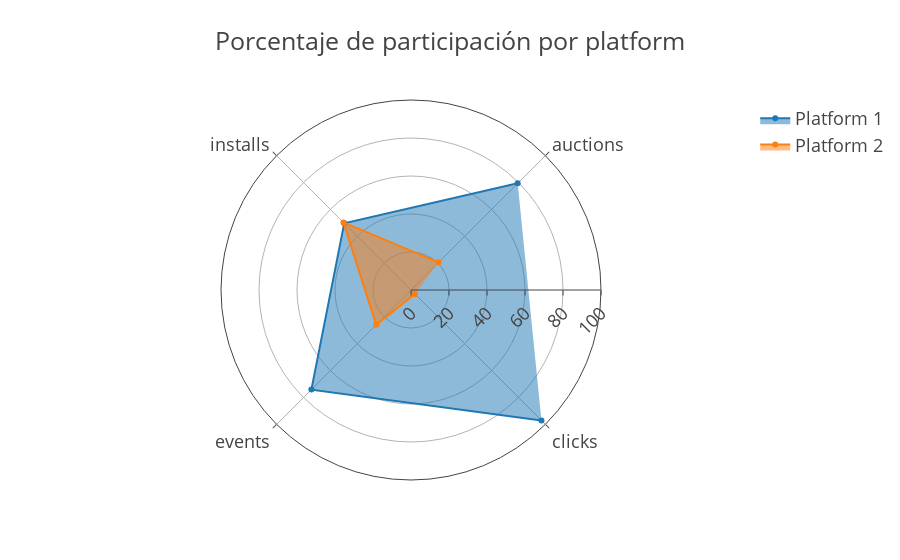

The notebook cell saved with this chart:
### Code cell
df_plataform_to_radial = df_plataform[["porcentaje_total_auctions","porcentaje_total_installed","porcentaje_total_events","porcentaje_total_clicks"]]
df_plataform_to_radial = df_plataform_to_radial.T
list_of_ticks = ["auctions",'installs','events','clicks']
data = [go.Scatterpolar(
  r = df_plataform_to_radial[1].tolist(),
  theta = list_of_ticks,
    name = 'Platform 1',
  fill = 'toself'
),go.Scatterpolar(
  r = df_plataform_to_radial[2].tolist(),
  theta = list_of_ticks,
    name = 'Platform 2',
  fill = 'toself'
)]

layout = go.Layout(
  polar = dict(
    radialaxis = dict(
      visible = True,
      range = [0, 100],
        tickangle=-45
    ),
      angularaxis = dict(
        rotation = 45
      ),
  ),
    title='Porcentaje de participación por platform',
    font= dict(
        size =18
    ),
  showlegend = True
)

fig = go.Figure(data=data, layout=layout)
py.offline.iplot(fig)

### Figure 1 — Plotly figure (JSON) as saved in the notebook; plotly's stock layout.template omitted (floating-point values rounded to 4 significant figures)
{"data": [{"fill": "toself", "name": "Platform 1", "r": [79.41, 49.7, 74.15, 97.1], "theta": ["auctions", "installs", "events", "clicks"], "type": "scatterpolar", "uid": "8296cc40-7d02-4594-a8c7-0bf2aaf6a08c"}, {"fill": "toself", "name": "Platform 2", "r": [20.59, 50.3, 25.85, 2.904], "theta": ["auctions", "installs", "events", "clicks"], "type": "scatterpolar", "uid": "197fd634-7bb4-4c8a-8f41-0994241df09d"}], "layout": {"font": {"size": 18}, "polar": {"angularaxis": {"rotation": 45}, "radialaxis": {"range": [0, 100], "tickangle": -45, "visible": true}}, "showlegend": true, "title": {"text": "Porcentaje de participación por platform"}}}
